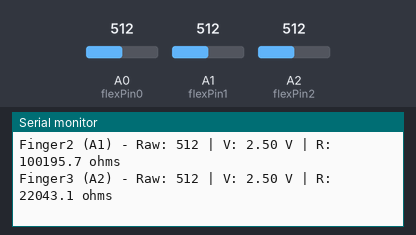
A sketch run on a simulated Arduino Uno, built with avr-gcc and run on an emulated ATmega328P. Parts: the last lines printed to the serial monitor. The test bench sets the inputs (shaded band); at power-on: A2 (flexPin2) = 512, A0 (flexPin0) = 512, A1 (flexPin1) = 512.

Above: at 1.2 s.
1.3 s: A2 (flexPin2) set to 830
At 1.37 s:
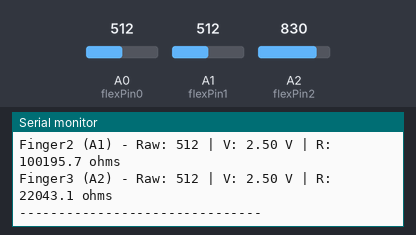
4.3 s: A2 (flexPin2) set to 847
At 4.44 s:
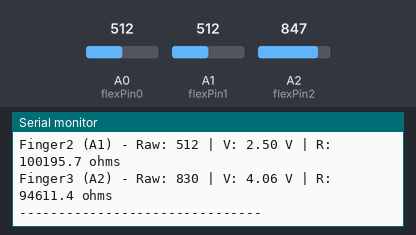
7.3 s: A0 (flexPin0) set to 494
At 7.52 s:
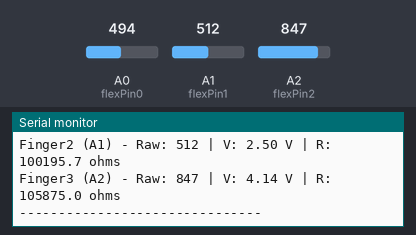
13.3 s: A0 (flexPin0) set to 1004
14.8 s: A0 (flexPin0) set to 1023
Timing chart, 0 to 17.8 s (numbered marks = the images above; inputs shaded):
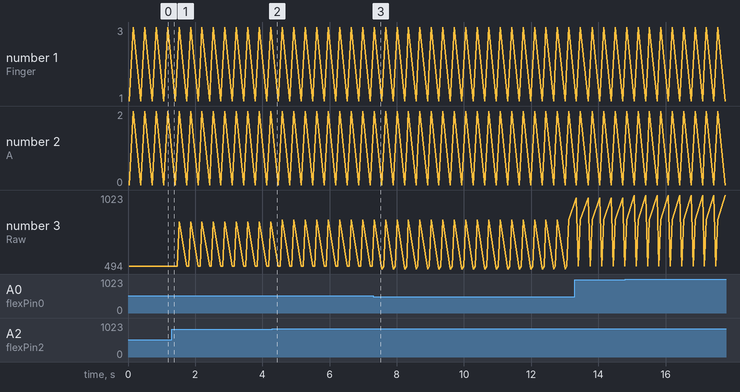

The sketch:

flexsensor_test1.ino
```cpp
// Read the test code of three Flex sensors (A0, A1, A2) at the same time.
// A0, A1 and A2 read Flex Sensor of thumb, index finger and middle finger respectively.
// It will output the raw ADC value, voltage, and resistance value of each sensor in the serial port.

const float Vcc = 5.0;              // Power supply voltage
const float R_fixed_0 = 100000;     // A0: short Flex sensor, uses 100kΩ fixed resistor
const float R_fixed_1 = 100000;     // A1: short Flex sensor, uses 100kΩ fixed resistor
const float R_fixed_2 = 22000;      // A2: long Flex sensor, uses 22kΩ fixed resistor

const int flexPin0 = A0;            // thumb
const int flexPin1 = A1;            // index
const int flexPin2 = A2;            // middle

void setup() {
  Serial.begin(9600);
  Serial.println("Three Flex Sensor Test (A0, A1, A2)");
}

void loop() {
  // Read sensors
  int raw0 = analogRead(flexPin0);
  int raw1 = analogRead(flexPin1);
  int raw2 = analogRead(flexPin2);

  float v0 = raw0 * Vcc / 1023.0;
  float v1 = raw1 * Vcc / 1023.0;
  float v2 = raw2 * Vcc / 1023.0;

  // Calculate resistance
  float r0 = (v0 > 0 && v0 < Vcc) ? R_fixed_0 * (v0 / (Vcc - v0)) : -1;
  float r1 = (v1 > 0 && v1 < Vcc) ? R_fixed_1 * (v1 / (Vcc - v1)) : -1;
  float r2 = (v2 > 0 && v2 < Vcc) ? R_fixed_2 * (v2 / (Vcc - v2)) : -1;

  // Serial output
  Serial.print("Finger1 (A0) - Raw: "); Serial.print(raw0);
  Serial.print(" | V: "); Serial.print(v0, 2);
  Serial.print(" V | R: "); Serial.print(r0, 1); Serial.println(" ohms");

  Serial.print("Finger2 (A1) - Raw: "); Serial.print(raw1);
  Serial.print(" | V: "); Serial.print(v1, 2);
  Serial.print(" V | R: "); Serial.print(r1, 1); Serial.println(" ohms");

  Serial.print("Finger3 (A2) - Raw: "); Serial.print(raw2);
  Serial.print(" | V: "); Serial.print(v2, 2);
  Serial.print(" V | R: "); Serial.print(r2, 1); Serial.println(" ohms");

  Serial.println("-------------------------------");

  delay(200);
}
```

Measured:
- plotted number 3: 512 → 830 after the input at 1.3 s
